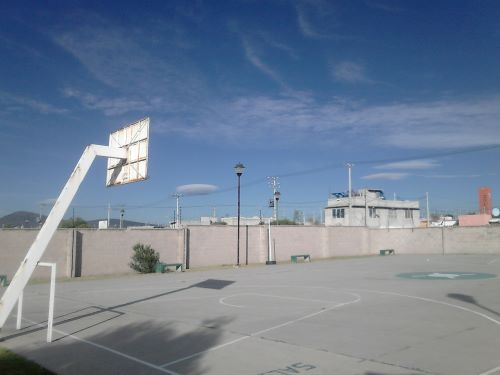
#> input picture Proyecto/Imagenes/DSC_04022.jpg, 500 x 375 px, found by its file name
$ python EjercicioPrueba.py
#> lines starting #> are read from the running program, lines starting #| are printed output that depends on the picture
import numpy as np
import matplotlib.pyplot as plt
import cv2


image = cv2.imread('/Users/MI PC/Documents/Tratamiento de imagenes/Proyecto/Imagenes/DSC_04022.jpg')
#> image is the input picture: shape (375, 500, 3); mean B, G, R 149.1, 128.1, 112.3
ret1, thresh1 = cv2.threshold(image, 50, 255, cv2.THRESH_BINARY)
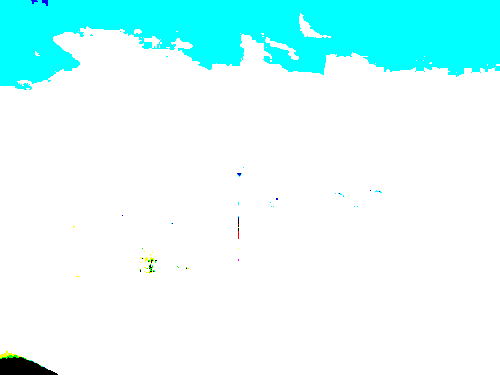
#> thresh1: shape (375, 500, 3); mean B, G, R 253.7, 253.9, 213.8
ret5, thresh5 = cv2.threshold(image, 200, 255, cv2.THRESH_BINARY)
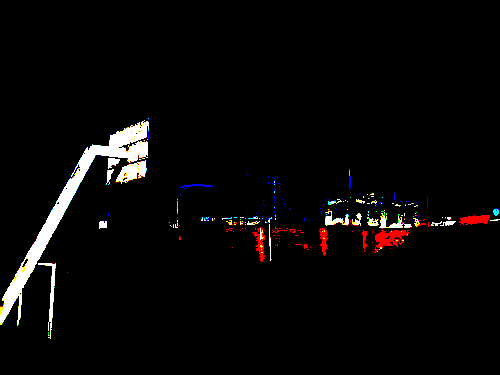
#> thresh5: shape (375, 500, 3); mean B, G, R 7.5, 7.6, 9
cv2.imshow('thresh1', thresh1)

cv2.waitKey()
